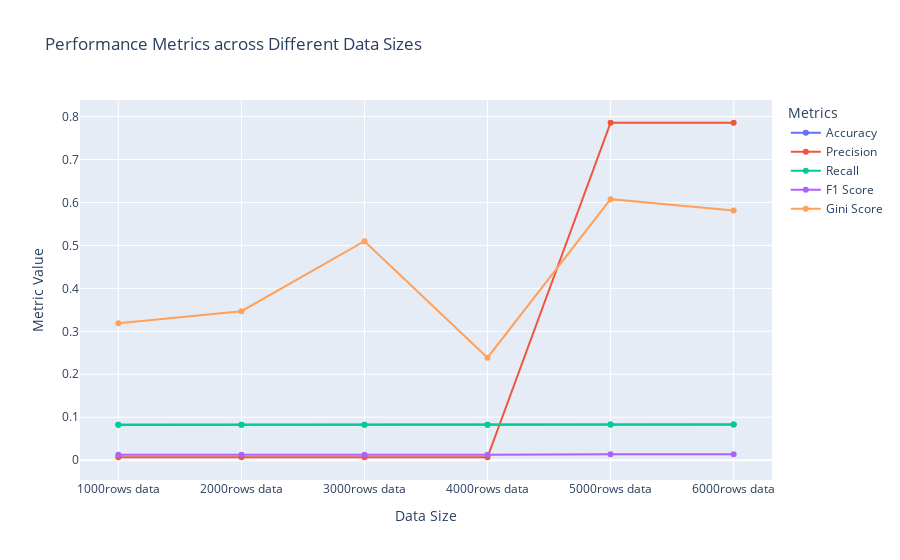

Source (notebook cell):
### Code cell
fig = go.Figure()
fig.add_trace(go.Scatter(x=learning_curve_results_sdv["Data Size"], y=learning_curve_results_sdv["Accuracy"], mode='lines+markers', name='Accuracy'))
fig.add_trace(go.Scatter(x=learning_curve_results_sdv["Data Size"], y=learning_curve_results_sdv["Precision"], mode='lines+markers', name='Precision'))
fig.add_trace(go.Scatter(x=learning_curve_results_sdv["Data Size"], y=learning_curve_results_sdv["Recall"], mode='lines+markers', name='Recall'))
fig.add_trace(go.Scatter(x=learning_curve_results_sdv["Data Size"], y=learning_curve_results_sdv["F1 Score"], mode='lines+markers', name='F1 Score'))
fig.add_trace(go.Scatter(x=learning_curve_results_sdv["Data Size"], y=learning_curve_results_sdv["Gini Score"], mode='lines+markers', name='Gini Score'))


# Update plot layout
fig.update_layout(title='Performance Metrics across Different Data Sizes',
                  xaxis_title='Data Size',
                  yaxis_title='Metric Value',
                  legend_title='Metrics')

# Show plot
fig.show()

### Figure 1 — Plotly figure (JSON) as saved in the notebook; plotly's stock layout.template omitted (floating-point values rounded to 4 significant figures)
{"data": [{"mode": "lines+markers", "name": "Accuracy", "type": "scatter", "x": ["1000rows data", "2000rows data", "3000rows data", "4000rows data", "5000rows data", "6000rows data"], "y": [0.08278, 0.08278, 0.08278, 0.08278, 0.08325, 0.08325]}, {"mode": "lines+markers", "name": "Precision", "type": "scatter", "x": ["1000rows data", "2000rows data", "3000rows data", "4000rows data", "5000rows data", "6000rows data"], "y": [0.006985, 0.006886, 0.006879, 0.006879, 0.7855, 0.7854]}, {"mode": "lines+markers", "name": "Recall", "type": "scatter", "x": ["1000rows data", "2000rows data", "3000rows data", "4000rows data", "5000rows data", "6000rows data"], "y": [0.08278, 0.08278, 0.08278, 0.08278, 0.08325, 0.08325]}, {"mode": "lines+markers", "name": "F1 Score", "type": "scatter", "x": ["1000rows data", "2000rows data", "3000rows data", "4000rows data", "5000rows data", "6000rows data"], "y": [0.01288, 0.01271, 0.0127, 0.0127, 0.014, 0.01382]}, {"mode": "lines+markers", "name": "Gini Score", "type": "scatter", "x": ["1000rows data", "2000rows data", "3000rows data", "4000rows data", "5000rows data", "6000rows data"], "y": [0.3187, 0.3468, 0.5098, 0.2386, 0.6077, 0.581]}], "layout": {"legend": {"title": {"text": "Metrics"}}, "title": {"text": "Performance Metrics across Different Data Sizes"}, "xaxis": {"title": {"text": "Data Size"}}, "yaxis": {"title": {"text": "Metric Value"}}}}
